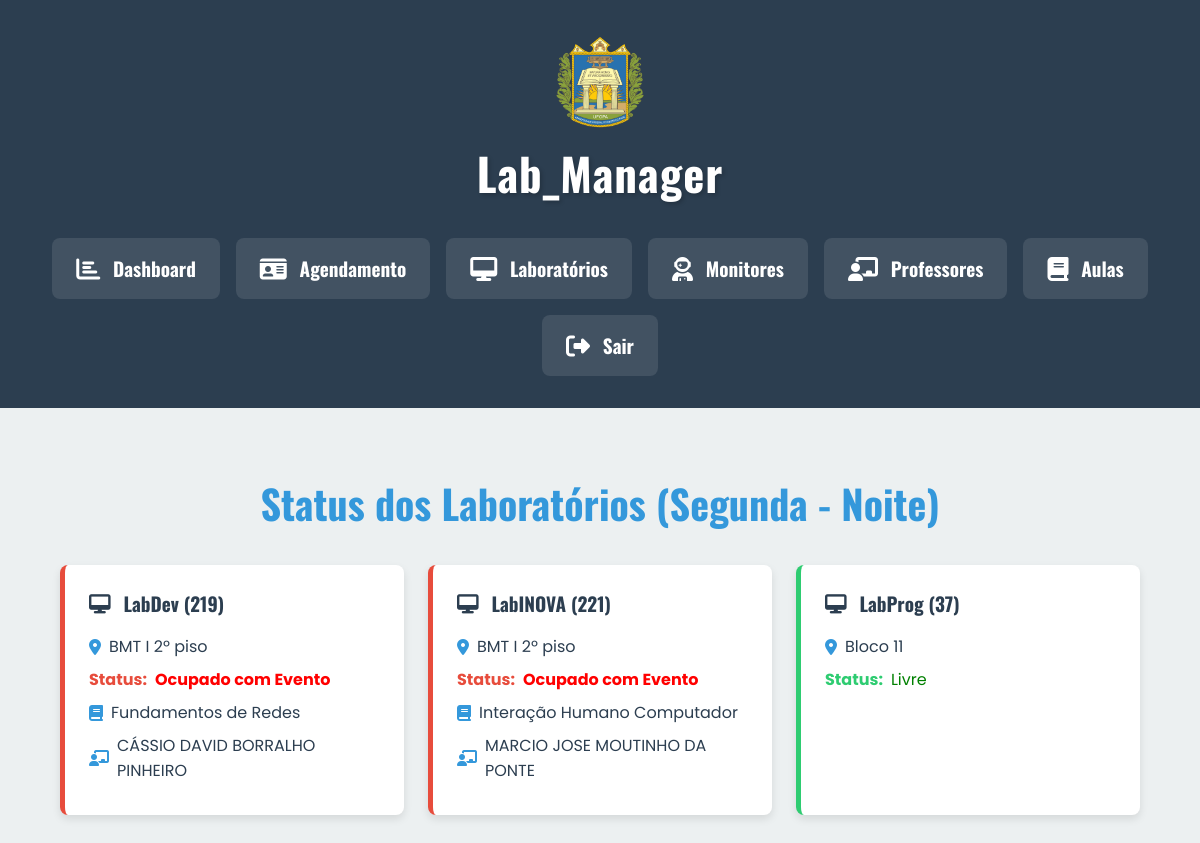
/index.php (signed in), run on the app's committed database.
### tables this page shows
CREATE TABLE `laboratorios` (
  `id` int(11) NOT NULL,
  `nome` varchar(100) NOT NULL,
  `capacidade` int(11) DEFAULT NULL,
  `numero` varchar(255) NOT NULL,
  `projetor` tinyint(1) NOT NULL DEFAULT 0,
  `localizacao` varchar(255) DEFAULT NULL,
  `foto_url` varchar(255) DEFAULT NULL
);

CREATE TABLE `aulas` (
  `id` int(11) NOT NULL,
  `disciplina` varchar(100) NOT NULL,
  `professor_id` int(11) DEFAULT NULL,
  `laboratorio_id` int(11) DEFAULT NULL,
  `turno` varchar(50) NOT NULL,
  `dia_semana` varchar(50) NOT NULL,
  `semestre` varchar(10) DEFAULT NULL,
  `data_inicio` date DEFAULT NULL,
  `data_fim` date DEFAULT NULL,
  `status` enum('ativa','arquivada') NOT NULL DEFAULT 'ativa'
);

CREATE TABLE `professores` (
  `id` int(11) NOT NULL,
  `nome` varchar(100) NOT NULL,
  `email` varchar(100) NOT NULL,
  `telefone` varchar(20) NOT NULL,
  `matricula` varchar(255) NOT NULL,
  `area_conhecimento` varchar(100) DEFAULT NULL,
  `status` enum('ativo','inativo') NOT NULL DEFAULT 'ativo'
);

### index.php (the view, shortened to what this page needs)
<?php
require_once "db.php";
try {
    $conexao->query("UPDATE aulas SET status = 'arquivada' WHERE data_fim < CURDATE() AND status = 'ativa'");
} catch (PDOException $e) {
}
$is_logged_in = isset($_SESSION['user_id']);
$user_role = $is_logged_in ? $_SESSION['user_role'] : null;
$dia_atual = strtolower(date("l"));
$dia_semana_map = [
    "monday" => "segunda","tuesday" => "terça","wednesday" => "quarta",
    "thursday" => "quinta","friday" => "sexta","saturday" => "sábado","sunday" => "domingo"
];
$dia_semana_atual = $dia_semana_map[$dia_atual];
$hora_atual = date("H");
if ($hora_atual >= 7 && $hora_atual < 12) {
    $turno_atual = "manhã";
} elseif ($hora_atual >= 12 && $hora_atual < 18) {
    $turno_atual = "tarde";
} elseif (($hora_atual >= 18 && $hora_atual <= 23) || ($hora_atual >= 0 && $hora_atual < 7)) {
    $turno_atual = "noite";
}
$labs = $conexao->query("SELECT * FROM laboratorios ORDER BY numero")->fetchAll(PDO::FETCH_ASSOC);
$stmt = $conexao->prepare("SELECT a.laboratorio_id, a.disciplina, p.nome AS professor_nome
                           FROM aulas a JOIN professores p ON a.professor_id = p.id
                           WHERE a.dia_semana = ? AND a.turno = ? AND a.status = 'ativa'");
$stmt->execute([$dia_semana_atual, $turno_atual]);
$aulas_hoje = $stmt->fetchAll(PDO::FETCH_ASSOC);
$labs_ocupados = [];
foreach ($aulas_hoje as $aula) {
    $labs_ocupados[$aula["laboratorio_id"]] = [
        "tipo" => "aula",
        "disciplina" => $aula["disciplina"],
        "professor_nome" => $aula["professor_nome"]
    ];
}
?>
<!DOCTYPE html>
<html lang="pt-br">
<head>
  <link rel="stylesheet" href="css/style.css?v=1.3">
  <link rel="stylesheet" href="https://cdnjs.cloudflare.com/ajax/libs/font-awesome/6.4.0/css/all.min.css">
</head>
<body>
  <div class="home-wrapper">
    <div class="logo-center">
      <img src="img/logo.png" alt="Logo da Instituição" style="max-height: 100px;">
      <h1 class="logo-text">Lab_Manager</h1>
    </div>
    <div class="menu-cards">
      <a href="index.php" class="menu-card"><i class="fas fa-chart-bar"></i><h3>Dashboard</h3></a>
      <a href="agendamentos.php" class="menu-card"><i class="fas fa-id-card"></i><h3>Agendamento</h3></a>
      <?php if ($is_logged_in): ?>
        <?php if ($user_role === 'admin'): ?>
          <a href="laboratorios.php" class="menu-card"><i class="fas fa-desktop"></i><h3>Laboratórios</h3></a>
          <a href="monitores.php" class="menu-card"><i class="fas fa-user-astronaut"></i><h3>Monitores</h3></a>
          <a href="professores.php" class="menu-card"><i class="fas fa-chalkboard-teacher"></i><h3>Professores</h3></a>
          <a href="aulas.php" class="menu-card"><i class="fas fa-book"></i><h3>Aulas</h3></a>
        <?php endif; ?>
        <a href="logout.php" class="menu-card"><i class="fas fa-sign-out-alt"></i><h3>Sair</h3></a>
      <?php else: ?>
        <a href="agenda.php" class="menu-card"><i class="fas fa-calendar-alt"></i><h3>Agenda</h3></a>
        <a href="informacoes.php" class="menu-card"><i class="fas fa-info-circle"></i><h3>Informações</h3></a>
        <a href="login.php" class="menu-card"><i class="fas fa-sign-in-alt"></i><h3>Login</h3></a>
      <?php endif; ?>
    </div>
  </div>
  <div class="section-dashboard container">
    <h2>Status dos Laboratórios (<?= ucfirst($dia_semana_atual) ?> - <?= ucfirst($turno_atual) ?>)</h2>
    <div class="dashboard-cards">
      <?php foreach ($labs as $lab):
        $status = isset($labs_ocupados[$lab['id']]) ? "ocupado" : "livre";
        $info = $labs_ocupados[$lab['id']] ?? null;
        $status_class = $status === "ocupado" ? "card-ocupado" : "card-livre";
      ?>
      <div class="card <?= $status_class ?>">
        <h3><i class="fas fa-desktop"></i> <?= htmlspecialchars($lab['nome']) ?> (<?= $lab['numero'] ?>)</h3>
        <div class="lab-info"><i class="fas fa-map-marker-alt"></i> <?= htmlspecialchars($lab['localizacao']) ?></div>
        <div class="lab-info"><strong>Status:</strong>
            <?php if ($status === "ocupado"): ?>
                <span style="color: red; font-weight: bold;">Ocupado com Evento</span>
            <?php else: ?>
                <span style="color: green;">Livre</span>
            <?php endif; ?>
        </div>
        <?php if ($status === "ocupado"): ?>
            <?php if ($info['tipo'] === 'aula'): ?>
                <div class="lab-info"><i class="fas fa-book"></i> <?= htmlspecialchars($info['disciplina']) ?></div>
                <div class="lab-info"><i class="fas fa-chalkboard-teacher"></i> <?= htmlspecialchars($info['professor_nome']) ?></div>
            <?php elseif ($info['tipo'] === 'agendamento'): ?>
                <div class="lab-info"><i class="fas fa-calendar-alt"></i> <?= htmlspecialchars($info['motivo']) ?></div>
            <?php endif; ?>
        <?php endif; ?>
      </div>
      <?php endforeach; ?>
    </div>
  </div>
</body>
</html>

### css/style.css (style rules this page uses)
:root { --primary: #3498db; --secondary: #2ecc71; --danger: #e74c3c; --light: #ecf0f1; --dark: #2c3e50; --white: #ffffff; --shadow: 0 4px 8px rgba(0, 0, 0, 0.1); }
body { font-family: 'Poppins', sans-serif; margin: 0; background-color: var(--light); color: var(--dark); }
.container { width: 90%; max-width: 1200px; margin: 0 auto; padding: 20px 0; }
h2 { text-align: center; margin-bottom: 2rem; font-size: 2.5rem; color: var(--primary); font-family: 'Oswald', sans-serif; }
h3 { margin: 0; font-size: 1.2rem; font-family: 'Oswald', sans-serif; }
a { text-decoration: none; color: inherit; }
.home-wrapper { background: var(--dark); color: var(--white); padding: 2rem 1rem; text-align: center; }
.logo-center { margin-bottom: 2rem; display: flex; flex-direction: column; justify-content: center; align-items: center; gap: 0.5rem; }
.logo-text { font-family: 'Oswald', sans-serif; font-size: 2.8rem; color: var(--white); margin: 0; letter-spacing: 1px; text-shadow: 2px 2px 4px rgba(0, 0, 0, 0.2); }
.menu-cards { display: flex; flex-wrap: wrap; justify-content: center; gap: 1rem; }
.menu-card { background-color: rgba(255, 255, 255, 0.1); padding: 1rem 1.5rem; border-radius: 8px; transition: background-color 0.3s ease, transform 0.3s ease; display: flex; align-items: center; gap: 0.8rem; }
.menu-card i { font-size: 1.5rem; }
.section-dashboard { padding: 2rem 0; }
.dashboard-cards { display: grid; grid-template-columns: repeat(auto-fit, minmax(300px, 1fr)); gap: 1.5rem; }
.card { background-color: var(--white); border-radius: 8px; padding: 1.5rem; box-shadow: var(--shadow); border-left: 5px solid; transition: transform 0.3s ease, box-shadow 0.3s ease; }
.card h3 { display: flex; align-items: center; gap: 0.8rem; margin-bottom: 1rem; color: var(--dark); }
.card .lab-info { margin-bottom: 0.5rem; display: flex; align-items: center; gap: 0.5rem; }
.card .lab-info i { color: var(--primary); }
.card-livre { border-left-color: var(--secondary); }
.card-livre .lab-info strong { color: var(--secondary); }
.card-ocupado { border-left-color: var(--danger); }
.card-ocupado .lab-info strong { color: var(--danger); }

### data on the page
laboratorios: nome "LabDev", numero "219", localizacao "BMT I 2º piso", shows "Ocupado com Evento", id.disciplina "Fundamentos de Redes", id.nome "CÁSSIO DAVID BORRALHO PINHEIRO"
laboratorios: nome "LabINOVA", numero "221", localizacao "BMT I 2º piso", shows "Ocupado com Evento", id.disciplina "Interação Humano Computador", id.nome "MARCIO JOSE MOUTINHO DA PONTE"
laboratorios: nome "LabProg", numero "37", localizacao "Bloco 11", shows "Livre"

### other printed values
$dia_semana_atual "Segunda"
$turno_atual "Noite"
